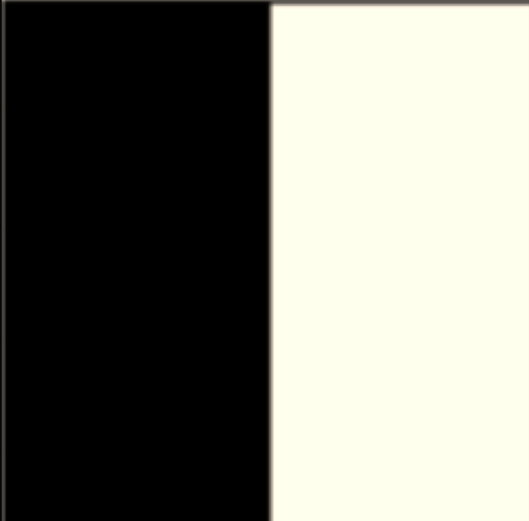
#> input picture Imagens/Images/imagem23x3.png, 529 x 521 px
$ python exercise4.py
#> lines starting #> are read from the running program, lines starting #| are printed output that depends on the picture
#Declarando Bibliotecas
import numpy as np
import cv2
from matplotlib import pyplot as plt

#chamando imagens:
path = 'Imagens/Images/imagem23x3.png'
imgBGR = cv2.imread(path)
#> imgBGR is the input picture: shape (521, 529, 3); mean B, G, R 115.5, 124.3, 124.4
#Convertendo para RGB e Cinza
imgRGB = cv2.cvtColor(imgBGR,code=cv2.COLOR_BGR2RGB)

# [7 lines of commented-out code are left out]


img_gray = cv2.cvtColor(imgRGB,code=cv2.COLOR_RGB2GRAY)
#Histograma da Imagem Cinza
histrGRAY = cv2.calcHist([img_gray],[],None,[256],[0,256])
#> histrGRAY = 256 values, max 133132 at index 0, min 0 at index 9, mean 1076.6
plt.plot(histrGRAY,color = 'k') #Histograma Imagem Cinza
plt.show()
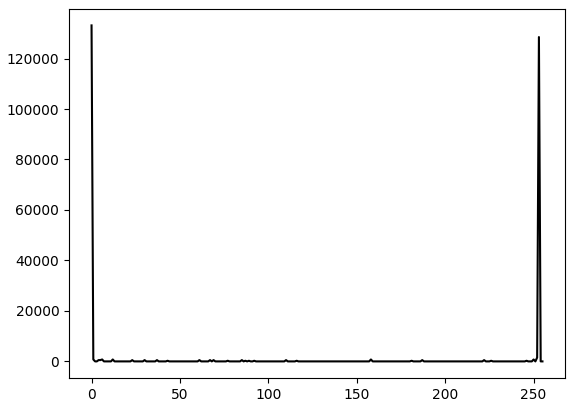
#> figure drawn by matplotlib, 1 panel; curve peaks at x = 0, y = 133132

$ run again, with Imagens/Images/RGB-colors.png copied over Imagens/Images/imagem23x3.png
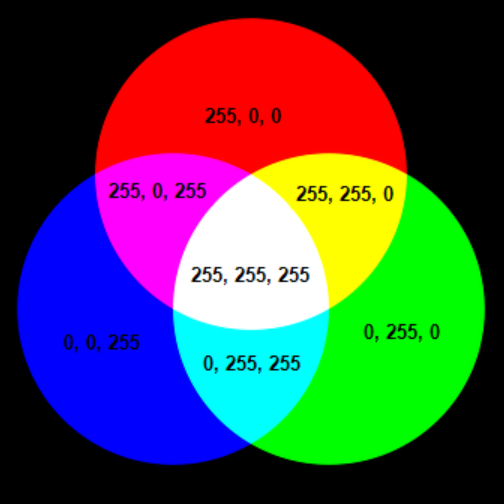
#> input picture Imagens/Images/RGB-colors.png, 504 x 504 px
#> imgBGR is the input picture: shape (504, 504, 3); mean B, G, R 74.6, 74.6, 74.7
#> `img_gray = cv2.cvtColor(imgRGB,code=cv2.COLOR_RGB2GRAY)`:
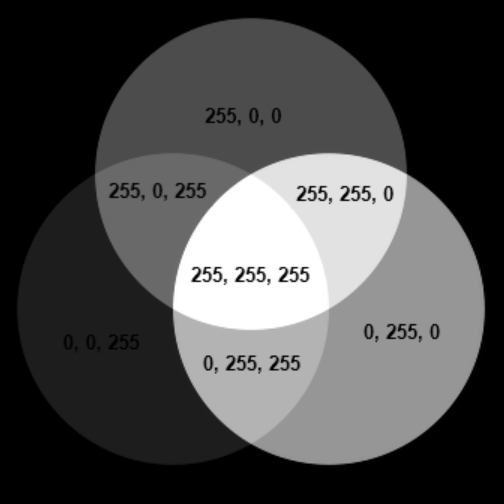
#> img_gray: shape (504, 504); min 0, max 255, mean 74.6
#> histrGRAY = 256 values, max 93964 at index 0, min 10 at index 205, mean 992.2
#> `plt.show()`:
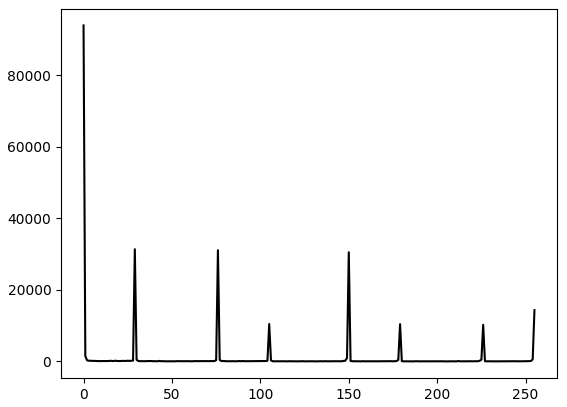
#> figure drawn by matplotlib, 1 panel; curve peaks at x = 0, y = 93964

$ run again, with Imagens/Images/tabuleiro3x3media.png copied over Imagens/Images/imagem23x3.png
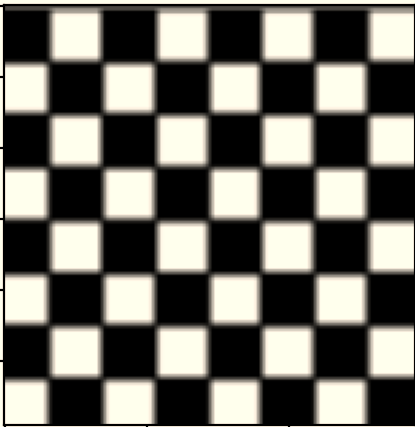
#> input picture Imagens/Images/tabuleiro3x3media.png, 415 x 427 px
#> imgBGR is the input picture: shape (427, 415, 3); mean B, G, R 104, 112, 113.8
#> histrGRAY = 256 values, max 68129 at index 0, min 0 at index 70, mean 692.2
#> `plt.show()`:
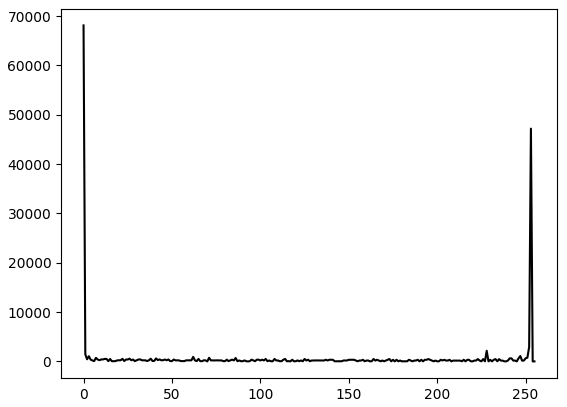
#> figure drawn by matplotlib, 1 panel; curve peaks at x = 0, y = 68129
